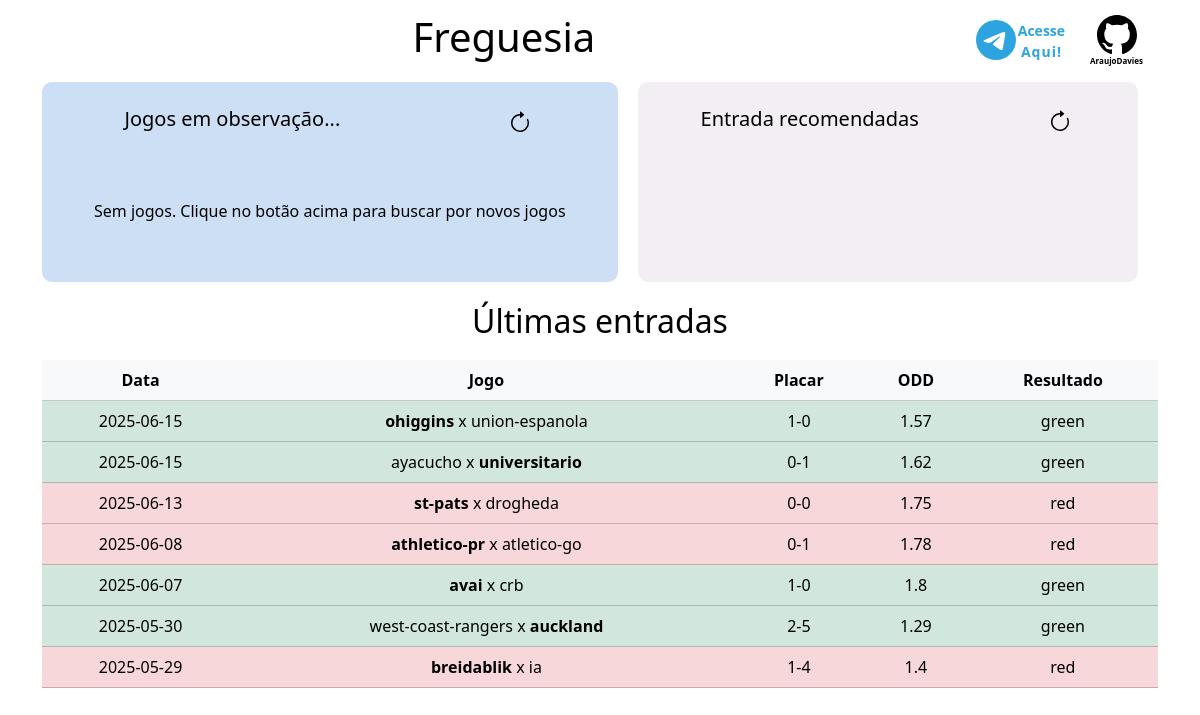
/freguesia, run on an earlier commit of the app's database.
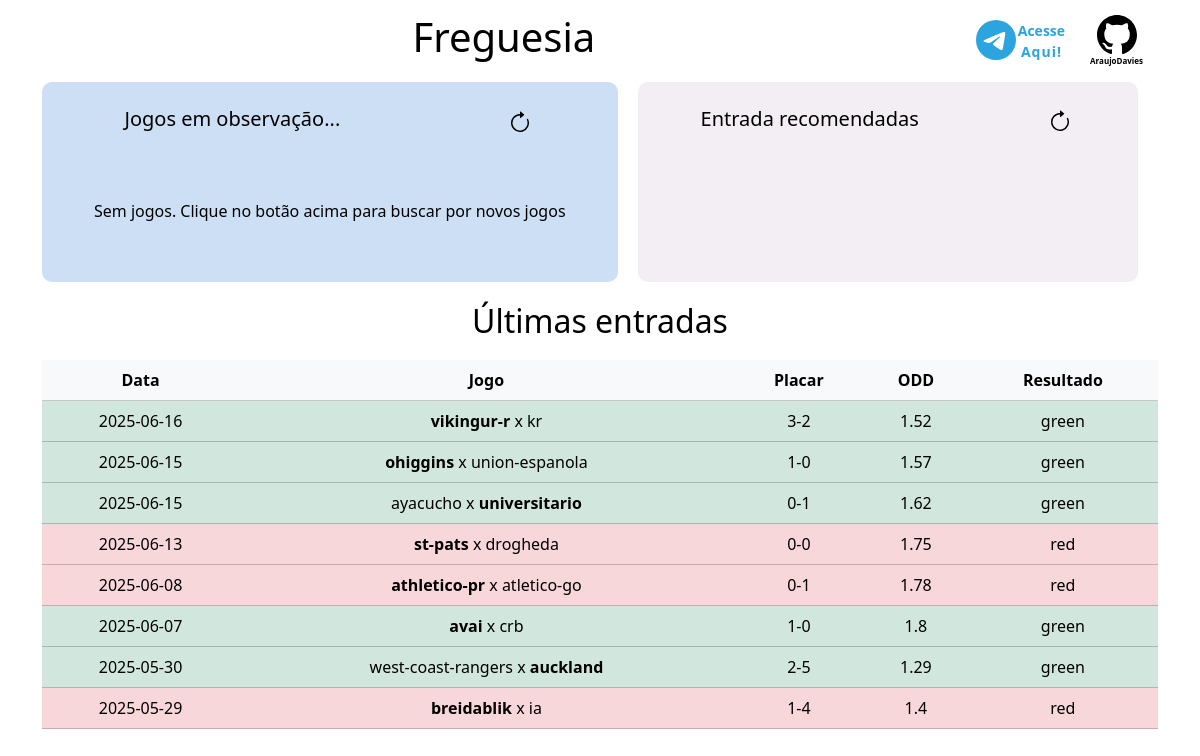
And on a later commit of the database.
### app/db.py (models this page shows, shortened)
class Base(DeclarativeBase):
    pass

class PadraoFreguesia(Base):
    __tablename__ = "tbl_padrao_freguesia"
    id: Mapped[int] = mapped_column(primary_key=True)
    data_partida: Mapped[date] = mapped_column(nullable=True)
    campeonato: Mapped[str] = mapped_column(String(145))
    mandante: Mapped[str] = mapped_column(String(145))
    visitante: Mapped[str] = mapped_column(String(145))
    fregues: Mapped[FreguesEnum] = mapped_column(Enum(FreguesEnum), nullable=False)
    placar: Mapped[str] = mapped_column(String(45), nullable=True)
    odd_mandante: Mapped[float] = mapped_column(nullable=True)
    odd_visitante: Mapped[float] = mapped_column(nullable=True)
    resultado: Mapped[ResultadoEnum] = mapped_column(Enum(ResultadoEnum), nullable=True)
    url: Mapped[str] = mapped_column(String(255), nullable=False, unique=True)

### app/main.py (the view)
@app.route("/")
@app.route("/freguesia")
def freguesia():
    filter_lista_jogos_em_observacao, lista_jogos_recomendados, ultimas_entradas = (
        filtrar_jogos_em_observacao()
    )
    return render_template(
        "admin_content.html",
        lista_jogos_em_observacao=filter_lista_jogos_em_observacao,
        lista_jogos_recomendados=lista_jogos_recomendados,
        ultimas_entradas=ultimas_entradas
    )

### app/templates/admin_content.html (shortened to what this page needs)
{% extends "base.html" %}
{% block content %}
<div class="bloco-2">
    <div class="section-observacao">
        <div class="cabecalho-bloco-2">
            <h5 value="dasdsa">Jogos em observação...</h5>
            <button>
                <svg id="observacao" data-url="{{ url_for('jogos_em_observacao' )}}" xmlns="http://www.w3.org/2000/svg" width="30" height="30" fill="currentColor" class="bi bi-arrow-clockwise" viewBox="0 0 16 16">
                    <path fill-rule="evenodd" d="M8 3a5 5 0 1 0 4.546 2.914.5.5 0 0 1 .908-.417A6 6 0 1 1 8 2z"/>
                    <path d="M8 4.466V.534a.25.25 0 0 1 .41-.192l2.36 1.966c.12.1.12.284 0 .384L8.41 4.658A.25.25 0 0 1 8 4.466"/>
                </svg>
            </button>
        </div>
        <div class="base-entradas-bloco-2">
            {% if not lista_jogos_em_observacao %}
                <div class="sem-dados"> Sem jogos. Clique no botão acima para buscar por novos jogos</div>
            {% endif %}
        </div>
    </div>
    <div class="section-recomendadas">
        <div class="cabecalho-bloco-2">
            <h5>Entrada recomendadas</h5>
            <a href="{{ url_for('atualizar_entradas') }}" >
        </div>
    </div>
</div>
<div class="bloco-3">
    <div class="cabecalho-bloco-3-1">
        <h2>Últimas entradas</h2>
    </div>
    <table class="table">
        <thead>
            <tr class="table-light">
                <th>Data</th>
                <th>Jogo</th>
                <th>Placar</th>
                <th>ODD</th>
                <th>Resultado</th>
            </tr>
        </thead>
        <tbody>
            {% for entrada in ultimas_entradas %}
                {% if entrada.resultado.name == "green" %}
                    <tr class="table-success">
                {% elif entrada.resultado.name == "red" %}
                    <tr class="table-danger">
                {% endif %}
                    <td>{{ entrada.data_partida }}</td>
                    <td>
                        <a href="{{ entrada.url }}" target="_blank">
                        {% if entrada.fregues.name == "visitante" %}
                            <b>{{ entrada.mandante }}</b> x {{ entrada.visitante }}
                        {% elif entrada.fregues.name == "mandante" %}
                            {{ entrada.mandante }} x <b>{{ entrada.visitante }}</b>
                        {% endif %}
                        </a>
                    </td>
                    <td>{{ entrada.placar }}</td>
                    <td>
                        {% if entrada.fregues.name == "visitante" %}
                            {{ entrada.odd_mandante }}
                        {% elif entrada.fregues.name == "mandante" %}
                            {{ entrada.odd_visitante }}
                        {% endif %}
                    </td>
                    <td>{{ entrada.resultado.name }}</td>
                </tr>
            {% endfor %}
        </tbody>
    </table>
</div>
{% endblock %}

What changed in the data, as far as the page shows it:
added PadraoFreguesia: data_partida "2025-06-16", mandante "vikingur-r", visitante "kr", placar "3-2", odd_mandante "1.52", resultado.name "green"
